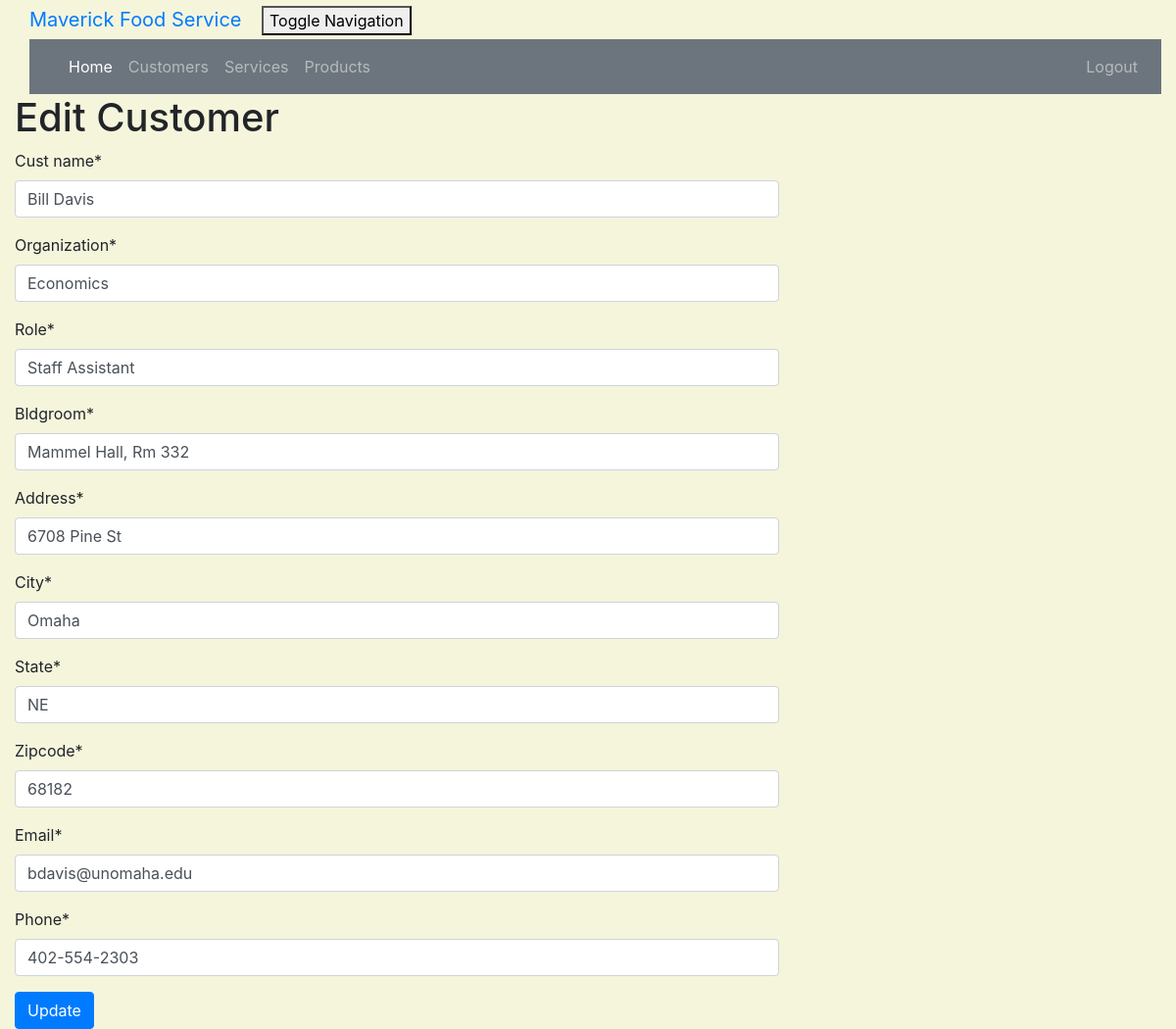
Page /customer/3/edit/ (signed in) on the committed database.
### crm/models.py (models this page shows, shortened)
class Customer(models.Model):
    cust_name = models.CharField(max_length=50)
    email = models.EmailField(max_length=100)
    phone = models.CharField(max_length=20)
    bldgroom = models.CharField(max_length=100)
    address = models.CharField(max_length=200)
    city = models.CharField(max_length=50)
    state = models.CharField(max_length=50)
    zipcode = models.CharField(max_length=10)
    organization = models.CharField(max_length=100)
    role = models.CharField(max_length=100)

### crm/views.py (the view)
# urls.py: path('customer/<int:pk>/edit/', views.customer_edit, name='customer_edit'),
@login_required
def customer_edit(request, pk):
    customer = get_object_or_404(Customer, pk=pk)
    if request.method == "POST":
        form = CustomerForm(request.POST, instance=customer)
        if form.is_valid():
            customer = form.save(commit=False)
            customer.updated_date = timezone.now()
            customer.save()
            customer = Customer.objects.filter()
            return render(request, 'crm/customer_list.html',
                          {'customers': customer})
    else:
        form = CustomerForm(instance=customer)
    return render(request, 'crm/customer_edit.html', {'form': form})

### crm/forms.py
class CustomerForm(forms.ModelForm):
    class Meta:
        model = Customer
        fields = ( 'cust_name', 'organization', 'role', 'bldgroom', 'address', 'city', 'state', 'zipcode',
            'email', 'phone')

### crm/templates/crm/customer_edit.html (shortened to what this page needs)
<!DOCTYPE html>
<html lang="en">
{% extends 'crm/base.html' %}
{% load crispy_forms_tags %}
{% block content %}
    <h1>Edit Customer</h1>
    <form method="POST" class="customer-form">{% csrf_token %}
        {{ form|crispy }}
        <button type="submit" class="btn btn-primary">Update</button>
    </form>
{% endblock %}

### crm/static/css/portfolio.css (style rules this page uses)
body { padding-left: 15px; }

### crm/templates/crm/customer_edit.html (style rules this page uses)
body { background-color: beige; }

### rows in the picture
Customer: cust_name "Bill Davis", organization "Economics", role "Staff Assistant", bldgroom "Mammel Hall, Rm 332", address "6708 Pine St", city "Omaha", state "NE", zipcode "68182", email "bdavis@unomaha.edu", phone "402-554-2303"
